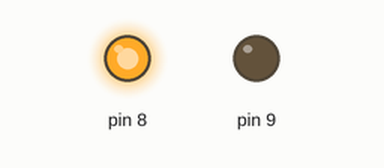
This sketch was run on a simulated Arduino Uno, built with avr-gcc and run on an emulated ATmega328P. Shown: output pins drawn as LEDs (lit = HIGH). What the sketch prints to the serial monitor is not drawn.

Above: at 0.1 s.
Timing chart, 0 to 1.6 s (numbered marks = the images above):
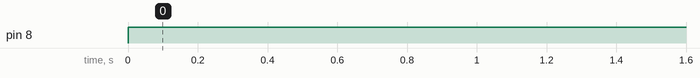

The sketch:

dcmotor.ino
```cpp
void setup() {
  Serial.begin(9600);
//  pinMode(8, OUTPUT);
//  pinMode(9, OUTPUT);
}

void loop() {
  //- Forward 방향으로 2초 회전 후 2초 정지
  Serial.println("Forward");
//  digitalWrite(8, HIGH);  digitalWrite(9, LOW);
  analogWrite(8, 255);
  analogWrite(9, 0);
//  delay(2000);
////  digitalWrite(8, LOW);  digitalWrite(9, LOW);
//  analogWrite(8, 0);
//  analogWrite(9, 0);
//  delay(2000);
//
//  //- Backward 방향으로 2초 회전 후 2초 정지
//  Serial.println("Backward");
//  analogWrite(8, 0);
//  analogWrite(9, 255);
//  delay(2000);
//  analogWrite(8, 0);
//  analogWrite(9, 0);
//  delay(2000);
}
```

Measured:
- by itself, pin 8: LOW → HIGH at 0.00 s
